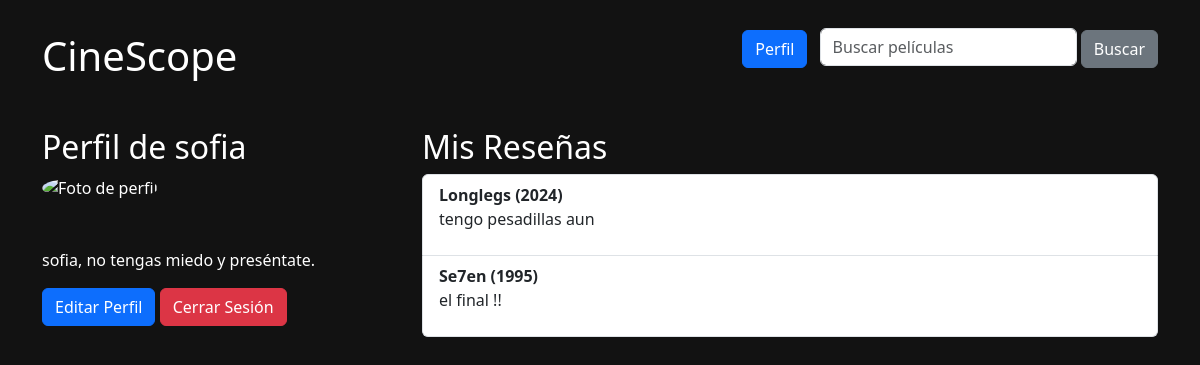
Before: /register/profile/ (signed in) with the older database file.
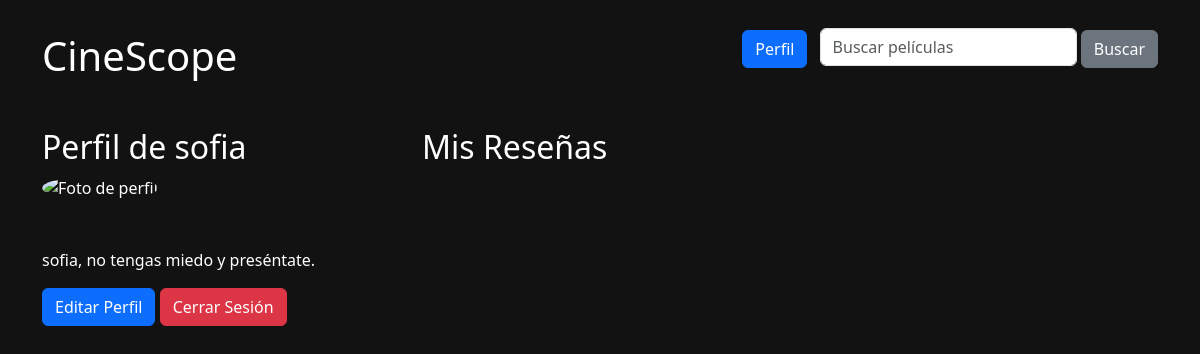
After: the same page with the newer database file.
### movies/models.py (models this page shows, shortened)
class Review(models.Model):
    user = models.ForeignKey(User, on_delete=models.CASCADE)
    movie = models.ForeignKey(Movie, on_delete=models.CASCADE)
    comment = models.TextField()
    created_at = models.DateTimeField(auto_now_add=True)

class Movie(models.Model):
    title = models.CharField(max_length=200)
    description = models.TextField()
    release_year = models.IntegerField()

### movies/views.py (the view)
# urls.py: path('profile/', views.profile_view, name='profile_view'),  # Perfil del usuario
@login_required
def profile_view(request):
    profile = request.user.profile
    if profile.profile_picture and profile.profile_picture.exists():
        profile_picture_url = profile.profile_picture.url
    else:
        profile_picture_url = "https://pfpmaker.com/images/landing/headshots/features-dual-gradient.svg"
    context = {
        'profile': profile,
        'profile_picture_url': profile_picture_url,
    }
    return render(request, 'profile_view.html', context)

### movies/templates/profile_view.html (shortened to what this page needs)
{% extends 'base.html' %}
{% block content %}
<div class="row">
    <div class="col-md-4">
        <h2>Perfil de {{ profile.user.username }}</h2>
        <img src="{% if profile.profile_picture %}{{ profile.profile_picture.url }}{% else %}https://pfpmaker.com/images/landing/headshots/features-dual-gradient.svg{% endif %}"
             alt="Foto de perfil"
             class="img-fluid rounded-circle"
             width="300">
        <p class="{% if not profile.bio %}mt-5{% endif %}">
            {% if profile.bio %}
                {{ profile.bio }}
            {% else %}
                {{ profile.user.username }}, no tengas miedo y preséntate.
            {% endif %}
        </p>
        <a href="{% url 'profile_edit' %}" class="btn btn-primary">Editar Perfil</a>
        <a href="{% url 'logout' %}" class="btn btn-danger">Cerrar Sesión</a>
    </div>
    <div class="col-md-8">
        <h2>Mis Reseñas</h2>
        <ul class="list-group">
            {% for review in profile.user.review_set.all %}
                <li class="list-group-item">
                    <strong>{{ review.movie.title }} ({{ review.movie.release_year }})</strong>
                    <p>{{ review.comment }}</p>
                </li>
            {% endfor %}
        </ul>
    </div>
</div>
{% endblock %}

Changed rows visible on the page:
removed Review: movie "Longlegs", movie.release_year "2024", comment "tengo pesadillas aun"
removed Review: movie "Se7en", movie.release_year "1995", comment "el final !!"
